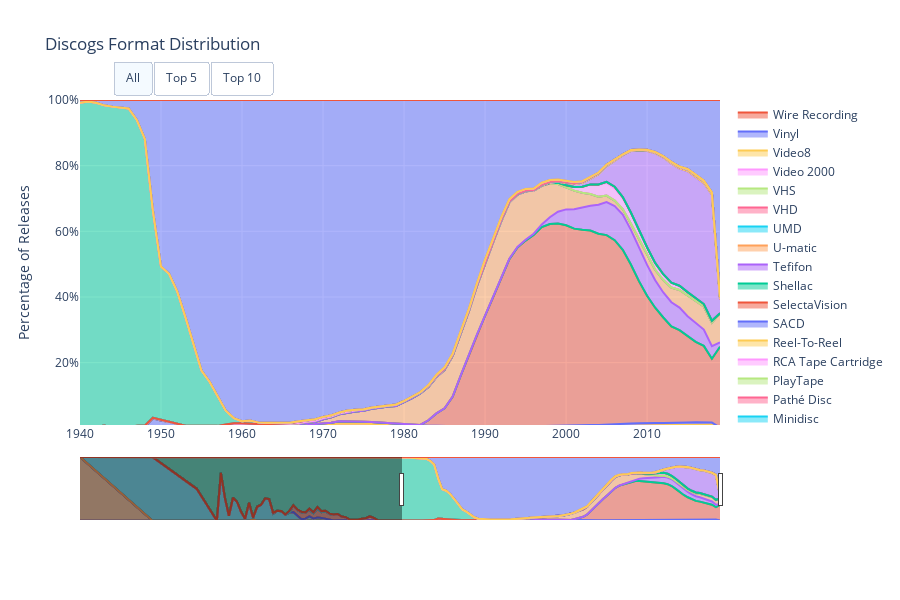

Notebook code for this chart:
### Code cell
import plotly.graph_objects as go

x = format_df_clean.year.sort_values().unique()
fig = go.Figure(layout_title_text='Discogs Format Distribution')

sorted_formats = format_df_clean.groupby('format').numb_rel.sum().sort_values(ascending = False)

all_shown, top10, top5 = [], [], []

for idx, f in enumerate(format_df_clean.format.unique()):
        
    all_shown.append(True)
    top10.append(f in sorted_formats[:10])
    top5.append(f in sorted_formats[:5])
            
    
    data = format_df_clean[format_df_clean.format == f].sort_values('year')
    
    fig.add_trace(go.Scatter(
        x = data.year,
        y = data.numb_rel,
        mode='lines',
        #line=dict(width=0.5, color=col),
        name=f,
        stackgroup='one',
        hovertemplate='Year: %{x}<br> Percentage: %{y:2.2f}%',
        groupnorm='percent' # sets the normalization for the sum of the stackgroup
    ))

fig.update_layout(
    height = 600,
    xaxis_title="Year",
    yaxis_title="Percentage of Releases",
    showlegend=True,
    xaxis=go.layout.XAxis(
        rangeslider=dict(
            visible=True
        ),
        type="linear",
        range=[1940, 2019]
    ),
    yaxis=dict(
        type='linear',
        range=[1, 100],
        ticksuffix='%'),
    updatemenus=[
        go.layout.Updatemenu(
            type="buttons",
            direction="right",
            active=0,
            x=0.3,
            y=1.12,
            buttons=list([
                dict(label="All",
                     method="update",
                     args=[{"visible": all_shown},
                           {"title": "Discogs Format Distribution",
                            "annotations": [],
                            "range":"auto"}]),
                dict(label="Top 5",
                     method="update",
                     args=[{"visible": top5},
                           {"title": "Discogs Format Distribution (Top 5)",
                            "annotations": []}]),
                dict(label="Top 10",
                     method="update",
                     args=[{"visible": top10},
                           {"title": "Discogs Format Distribution (Top 10)",
                            "annotations": []}]),
            ]),
        )
    ])


plot(fig, filename='Support_perYears.html')

fig.show()

### Figure 1 — Plotly figure (JSON) as saved in the notebook; plotly's stock layout.template omitted (floating-point values rounded to 4 significant figures)
{"data": [{"groupnorm": "percent", "hovertemplate": "Year: %{x}<br> Percentage: %{y:2.2f}%", "mode": "lines", "name": "12", "stackgroup": "one", "type": "scatter", "x": [2005], "y": [1]}, {"groupnorm": "percent", "hovertemplate": "Year: %{x}<br> Percentage: %{y:2.2f}%", "mode": "lines", "name": "4-Track Cartridge", "stackgroup": "one", "type": "scatter", "x": [1959, 1962, 1963, 1964, 1965, 1966, 1967, 1968, 1969, 1970, 1976, 1978, 1979, 1982, 1984, 1985, 1988, 1989, 1991, 1993, 1994, 1995, 2013, 2017, 2018], "y": [1, 6, 4, 9, 46, 76, 106, 122, 58, 14, 1, 1, 1, 1, 1, 1, 1, 1, 1, 1, 2, 1, 1, 2, 2]}, {"groupnorm": "percent", "hovertemplate": "Year: %{x}<br> Percentage: %{y:2.2f}%", "mode": "lines", "name": "8-Track Cartridge", "stackgroup": "one", "type": "scatter", "x": [1961, 1962, 1963, 1964, 1965, 1966, 1967, 1968, 1969, 1970, 1971, 1972, 1973, 1974, 1975, 1976, 1977, 1978, 1979, 1980, 1981, 1982, 1983, 1984, 1985, 1986, 1987, 1988, 1989, 1990, 1991, 1992, 1993, 1994, 1995, 1996, 1997, 1998, 1999, 2000, 2002, 2004, 2005, 2006, 2007, 2008, 2009, 2010, 2011, 2012, 2013, 2014, 2015, 2016, 2017, 2018], "y": [1, 10, 21, 15, 32, 78, 159, 283, 494, 638, 793, 1282, 1373, 1346, 1237, 1239, 1058, 963, 726, 469, 307, 197, 122, 104, 71, 46, 40, 11, 3, 4, 1, 2, 4, 7, 6, 5, 1, 3, 1, 2, 1, 2, 1, 3, 3, 3, 4, 7, 4, 3, 24, 29, 27, 26, 38, 28]}, {"groupnorm": "percent", "hovertemplate": "Year: %{x}<br> Percentage: %{y:2.2f}%", "mode": "lines", "name": "Acetate", "stackgroup": "one", "type": "scatter", "x": [1903, 1931, 1933, 1934, 1935, 1937, 1938, 1939, 1940, 1941, 1942, 1943, 1944, 1945, 1946, 1947, 1948, 1949, 1950, 1951, 1952, 1953, 1954, 1955, 1956, 1957, 1958, 1959, 1960, 1961, 1962, 1963, 1964, 1965, 1966, 1967, 1968, 1969, 1970, 1971, 1972, 1973, 1974, 1975, 1976, 1977, 1978, 1979, 1980, 1981, 1982, 1983, 1984, 1985, 1986, 1987, 1988, 1989, 1990, 1991, 1992, 1993, 1994, 1995, 1996, 1997, 1998, 1999, 2000, 2001, 2002, 2003, 2004, 2005, 2006, 2007, 2008, 2009, 2010, 2011, 2012, 2013, 2014, 2015, 2016, 2017, 2018], "y": [1, 1, 1, 2, 1, 4, 5, 3, 7, 4, 6, 2, 1, 3, 8, 18, 11, 24, 9, 10, 15, 11, 12, 12, 17, 15, 14, 15, 18, 20, 52, 43, 42, 65, 72, 61, 89, 63, 71, 59, 66, 64, 59, 121, 98, 144, 153, 176, 133, 118, 145, 141, 164, 159, 180, 218, 162, 121, 129, 113, 139, 204, 304, 393, 327, 313, 230, 286, 278, 249, 210, 138, 93, 44, 38, 46, 39, 48, 39, 77, 38, 40, 49, 25, 44, 30, 27]}, {"groupnorm": "percent", "hovertemplate": "Year: %{x}<br> Percentage: %{y:2.2f}%", "mode": "lines", "name": "All Media", "stackgroup": "one", "type": "scatter", "x": [1860, 1934, 1936, 1938, 1939, 1940, 1942, 1947, 1950, 1953, 1954, 1956, 1958, 1959, 1960, 1961, 1962, 1963, 1964, 1966, 1967, 1968, 1969, 1970, 1971, 1972, 1973, 1974, 1975, 1976, 1977, 1978, 1979, 1980, 1981, 1982, 1983, 1984, 1985, 1986, 1987, 1988, 1989, 1990, 1991, 1992, 1993, 1994, 1995, 1996, 1997, 1998, 1999, 2000, 2001, 2002, 2003, 2004, 2005, 2006, 2007, 2008, 2009, 2010, 2011, 2012, 2013, 2014, 2015, 2016, 2017, 2018, 2019], "y": [1, 1, 1, 2, 1, 2, 2, 1, 1, 2, 1, 2, 2, 1, 1, 1, 2, 1, 2, 3, 2, 2, 4, 2, 8, 12, 12, 12, 23, 55, 17, 24, 25, 31, 22, 31, 35, 28, 31, 49, 52, 48, 47, 55, 69, 85, 93, 131, 146, 179, 177, 222, 253, 252, 357, 495, 653, 713, 1006, 1082, 1237, 1557, 1585, 1704, 1776, 1910, 1938, 2183, 2320, 2680, 2525, 2038, 1]}, {"groupnorm": "percent", "hovertemplate": "Year: %{x}<br> Percentage: %{y:2.2f}%", "mode": "lines", "name": "Betacam", "stackgroup": "one", "type": "scatter", "x": [1968, 1979, 1983, 1998], "y": [1, 1, 1, 1]}, {"groupnorm": "percent", "hovertemplate": "Year: %{x}<br> Percentage: %{y:2.2f}%", "mode": "lines", "name": "Betacam SP", "stackgroup": "one", "type": "scatter", "x": [1988, 1992, 1993, 1994, 1995, 1996, 1997, 1998, 1999, 2000, 2001, 2002, 2003, 2004, 2005, 2006, 2007, 2008, 2009, 2010, 2012], "y": [1, 3, 1, 4, 21, 13, 22, 62, 99, 91, 112, 112, 163, 125, 172, 112, 44, 21, 2, 5, 1]}, {"groupnorm": "percent", "hovertemplate": "Year: %{x}<br> Percentage: %{y:2.2f}%", "mode": "lines", "name": "Betamax", "stackgroup": "one", "type": "scatter", "x": [1978, 1979, 1980, 1981, 1982, 1983, 1984, 1985, 1986, 1987, 1988, 1989, 2000, 2004, 2007, 2015, 2017], "y": [2, 2, 4, 9, 19, 43, 64, 59, 26, 17, 5, 1, 1, 1, 1, 1, 1]}, {"groupnorm": "percent", "hovertemplate": "Year: %{x}<br> Percentage: %{y:2.2f}%", "mode": "lines", "name": "Blu-ray", "stackgroup": "one", "type": "scatter", "x": [1996, 2003, 2004, 2005, 2006, 2007, 2008, 2009, 2010, 2011, 2012, 2013, 2014, 2015, 2016, 2017, 2018], "y": [1, 4, 5, 7, 29, 67, 162, 201, 258, 352, 401, 474, 487, 472, 400, 386, 322]}, {"groupnorm": "percent", "hovertemplate": "Year: %{x}<br> Percentage: %{y:2.2f}%", "mode": "lines", "name": "Blu-ray-R", "stackgroup": "one", "type": "scatter", "x": [2004, 2005, 2006, 2007, 2008, 2009, 2010, 2011, 2012, 2013, 2014, 2015, 2016, 2017, 2018], "y": [2, 2, 6, 15, 26, 29, 28, 58, 52, 77, 81, 104, 92, 70, 9]}, {"groupnorm": "percent", "hovertemplate": "Year: %{x}<br> Percentage: %{y:2.2f}%", "mode": "lines", "name": "Box Set", "stackgroup": "one", "type": "scatter", "x": [1919, 1923, 1926, 1927, 1928, 1929, 1930, 1931, 1932, 1933, 1936, 1937, 1938, 1940, 1941, 1943, 1945, 1946, 1947, 1948, 1949, 1950, 1951, 1952, 1953, 1954, 1955, 1956, 1957, 1958, 1959, 1960, 1961, 1962, 1963, 1964, 1965, 1966, 1967, 1968, 1969, 1970, 1971, 1972, 1973, 1974, 1975, 1976, 1977, 1978, 1979, 1980, 1981, 1982, 1983, 1984, 1985, 1986, 1987, 1988, 1989, 1990, 1991, 1992, 1993, 1994, 1995, 1996, 1997, 1998, 1999, 2000, 2001, 2002, 2003, 2004, 2005, 2006, 2007, 2008, 2009, 2010, 2011, 2012, 2013, 2014, 2015, 2016, 2017, 2018], "y": [1, 1, 1, 2, 1, 6, 1, 1, 1, 1, 1, 1, 1, 1, 2, 1, 3, 2, 4, 3, 126, 164, 126, 94, 60, 74, 89, 101, 84, 164, 190, 156, 216, 210, 211, 229, 213, 272, 307, 343, 288, 486, 445, 626, 618, 565, 582, 610, 676, 606, 595, 660, 649, 688, 565, 565, 516, 490, 463, 474, 509, 590, 687, 566, 559, 610, 585, 621, 770, 664, 768, 827, 814, 908, 1024, 1012, 1112, 1158, 1353, 1509, 1666, 1780, 1655, 1675, 1656, 1695, 1686, 1656, 1633, 1278]}, {"groupnorm": "percent", "hovertemplate": "Year: %{x}<br> Percentage: %{y:2.2f}%", "mode": "lines", "name": "CD", "stackgroup": "one", "type": "scatter", "x": [1973, 1982, 1983, 1984, 1985, 1986, 1987, 1988, 1989, 1990, 1991, 1992, 1993, 1994, 1995, 1996, 1997, 1998, 1999, 2000, 2001, 2002, 2003, 2004, 2005, 2006, 2007, 2008, 2009, 2010, 2011, 2012, 2013, 2014, 2015, 2016, 2017, 2018, 2019], "y": [1, 80, 1933, 4492, 6538, 11280, 21158, 31692, 41604, 52157, 59968, 68323, 79717, 92225, 102505, 107937, 111108, 111801, 114036, 115488, 116249, 116611, 117580, 116147, 117546, 118082, 114583, 108637, 98285, 90262, 86497, 83544, 79097, 76384, 70761, 66610, 61268, 41639, 111]}, {"groupnorm": "percent", "hovertemplate": "Year: %{x}<br> Percentage: %{y:2.2f}%", "mode": "lines", "name": "CDV", "stackgroup": "one", "type": "scatter", "x": [1984, 1986, 1987, 1988, 1989, 1990, 1991, 1992, 1993, 1995, 1996, 1997, 1998, 1999, 2000, 2001, 2002, 2003, 2004, 2005, 2006, 2007, 2008, 2009], "y": [1, 27, 94, 245, 67, 14, 5, 1, 2, 1, 4, 3, 3, 5, 9, 5, 6, 8, 7, 4, 3, 5, 4, 2]}, {"groupnorm": "percent", "hovertemplate": "Year: %{x}<br> Percentage: %{y:2.2f}%", "mode": "lines", "name": "CDr", "stackgroup": "one", "type": "scatter", "x": [1979, 1983, 1984, 1985, 1986, 1988, 1989, 1990, 1991, 1992, 1993, 1994, 1995, 1996, 1997, 1998, 1999, 2000, 2001, 2002, 2003, 2004, 2005, 2006, 2007, 2008, 2009, 2010, 2011, 2012, 2013, 2014, 2015, 2016, 2017, 2018, 2019], "y": [2, 1, 2, 1, 1, 2, 27, 72, 94, 90, 168, 274, 438, 705, 1452, 3706, 6713, 9120, 11393, 13261, 15040, 17584, 20485, 21873, 23187, 23699, 23348, 21881, 20639, 19801, 19681, 18605, 16367, 15559, 13065, 8143, 6]}, {"groupnorm": "percent", "hovertemplate": "Year: %{x}<br> Percentage: %{y:2.2f}%", "mode": "lines", "name": "Cassette", "stackgroup": "one", "type": "scatter", "x": [1962, 1964, 1965, 1966, 1967, 1968, 1969, 1970, 1971, 1972, 1973, 1974, 1975, 1976, 1977, 1978, 1979, 1980, 1981, 1982, 1983, 1984, 1985, 1986, 1987, 1988, 1989, 1990, 1991, 1992, 1993, 1994, 1995, 1996, 1997, 1998, 1999, 2000, 2001, 2002, 2003, 2004, 2005, 2006, 2007, 2008, 2009, 2010, 2011, 2012, 2013, 2014, 2015, 2016, 2017, 2018, 2019], "y": [1, 9, 42, 118, 229, 329, 546, 949, 1296, 1947, 2447, 2696, 3338, 4283, 4907, 5796, 6270, 7877, 9147, 11019, 11791, 13195, 14246, 15527, 17538, 19182, 21996, 24541, 25501, 26617, 26783, 26949, 26765, 24187, 21520, 18615, 15647, 12772, 11029, 8835, 7014, 4944, 4008, 3476, 3594, 4384, 5587, 6916, 7814, 9784, 11961, 14564, 16715, 18444, 18436, 15367, 40]}, {"groupnorm": "percent", "hovertemplate": "Year: %{x}<br> Percentage: %{y:2.2f}%", "mode": "lines", "name": "Cylinder", "stackgroup": "one", "type": "scatter", "x": [1878, 1889, 1895, 1896, 1897, 1898, 1899, 1900, 1901, 1902, 1903, 1904, 1905, 1906, 1907, 1908, 1909, 1910, 1911, 1912, 1913, 1914, 1915, 1916, 1917, 1918, 1919, 1920, 1921, 1922, 1923, 1924, 1925, 1926, 1927, 1992, 2007, 2010, 2011, 2012, 2013, 2014, 2015, 2016, 2017, 2018], "y": [2, 1, 6, 5, 2, 19, 11, 2, 1, 30, 2, 32, 38, 80, 71, 39, 37, 48, 22, 56, 73, 39, 11, 19, 39, 17, 35, 37, 19, 8, 1, 5, 5, 1, 3, 1, 1, 5, 4, 1, 2, 1, 3, 1, 3, 1]}, {"groupnorm": "percent", "hovertemplate": "Year: %{x}<br> Percentage: %{y:2.2f}%", "mode": "lines", "name": "DAT", "stackgroup": "one", "type": "scatter", "x": [1986, 1987, 1988, 1989, 1990, 1991, 1992, 1993, 1994, 1995, 1996, 1997, 1998, 1999, 2000, 2001, 2002, 2003, 2004, 2005, 2006, 2007, 2008, 2009, 2010, 2013, 2014, 2015, 2016, 2017, 2018], "y": [1, 12, 10, 8, 15, 8, 1, 6, 20, 21, 27, 18, 14, 9, 5, 4, 3, 2, 2, 2, 1, 1, 2, 1, 3, 4, 2, 1, 3, 2, 3]}, {"groupnorm": "percent", "hovertemplate": "Year: %{x}<br> Percentage: %{y:2.2f}%", "mode": "lines", "name": "DCC", "stackgroup": "one", "type": "scatter", "x": [1987, 1988, 1989, 1990, 1991, 1992, 1993, 1994, 1995, 1996, 2017, 2018], "y": [1, 1, 1, 2, 5, 152, 95, 19, 15, 3, 1, 3]}, {"groupnorm": "percent", "hovertemplate": "Year: %{x}<br> Percentage: %{y:2.2f}%", "mode": "lines", "name": "DVD", "stackgroup": "one", "type": "scatter", "x": [1990, 1995, 1996, 1997, 1998, 1999, 2000, 2001, 2002, 2003, 2004, 2005, 2006, 2007, 2008, 2009, 2010, 2011, 2012, 2013, 2014, 2015, 2016, 2017, 2018], "y": [1, 2, 93, 159, 328, 618, 1160, 2114, 3432, 5709, 7144, 7926, 7820, 7154, 6815, 5916, 5051, 4780, 4228, 3633, 3179, 2748, 2295, 1832, 1110]}, {"groupnorm": "percent", "hovertemplate": "Year: %{x}<br> Percentage: %{y:2.2f}%", "mode": "lines", "name": "DVDr", "stackgroup": "one", "type": "scatter", "x": [1988, 1989, 1990, 1991, 1992, 1993, 1994, 1995, 1996, 1997, 1998, 1999, 2000, 2001, 2002, 2003, 2004, 2005, 2006, 2007, 2008, 2009, 2010, 2011, 2012, 2013, 2014, 2015, 2016, 2017, 2018], "y": [1, 1, 8, 2, 3, 7, 5, 2, 8, 7, 14, 13, 32, 36, 80, 168, 298, 665, 1037, 709, 660, 617, 545, 405, 392, 316, 316, 281, 174, 147, 122]}, {"groupnorm": "percent", "hovertemplate": "Year: %{x}<br> Percentage: %{y:2.2f}%", "mode": "lines", "name": "DualDisc", "stackgroup": "one", "type": "scatter", "x": [2007], "y": [1]}, {"groupnorm": "percent", "hovertemplate": "Year: %{x}<br> Percentage: %{y:2.2f}%", "mode": "lines", "name": "Edison Disc", "stackgroup": "one", "type": "scatter", "x": [1913, 1914, 1915, 1916, 1917, 1918, 1919, 1920, 1921, 1922, 1923, 1924, 1925, 1926, 1927, 1928, 1929, 2017, 2018], "y": [58, 53, 54, 58, 63, 45, 101, 76, 90, 82, 106, 114, 72, 90, 34, 41, 12, 1, 1]}, {"groupnorm": "percent", "hovertemplate": "Year: %{x}<br> Percentage: %{y:2.2f}%", "mode": "lines", "name": "Elcaset", "stackgroup": "one", "type": "scatter", "x": [1981, 2014, 2017], "y": [1, 1, 1]}, {"groupnorm": "percent", "hovertemplate": "Year: %{x}<br> Percentage: %{y:2.2f}%", "mode": "lines", "name": "File", "stackgroup": "one", "type": "scatter", "x": [1990, 1991, 1992, 1993, 1994, 1995, 1996, 1997, 1998, 1999, 2000, 2001, 2002, 2003, 2004, 2005, 2006, 2007, 2008, 2009, 2010, 2011, 2012, 2013, 2014, 2015, 2016, 2017, 2018, 2019], "y": [2, 1, 1, 4, 10, 27, 58, 158, 298, 633, 1352, 1831, 2338, 3352, 6220, 9702, 16957, 27520, 42113, 55068, 68404, 82198, 92232, 97313, 96689, 98987, 99998, 96780, 82182, 19]}, {"groupnorm": "percent", "hovertemplate": "Year: %{x}<br> Percentage: %{y:2.2f}%", "mode": "lines", "name": "Flexi-disc", "stackgroup": "one", "type": "scatter", "x": [1928, 1929, 1930, 1931, 1932, 1933, 1934, 1935, 1936, 1937, 1939, 1941, 1943, 1944, 1945, 1946, 1947, 1948, 1949, 1950, 1952, 1953, 1955, 1956, 1957, 1958, 1959, 1960, 1961, 1962, 1963, 1964, 1965, 1966, 1967, 1968, 1969, 1970, 1971, 1972, 1973, 1974, 1975, 1976, 1977, 1978, 1979, 1980, 1981, 1982, 1983, 1984, 1985, 1986, 1987, 1988, 1989, 1990, 1991, 1992, 1993, 1994, 1995, 1996, 1997, 1998, 1999, 2000, 2001, 2002, 2003, 2004, 2005, 2006, 2007, 2008, 2009, 2010, 2011, 2012, 2013, 2014, 2015, 2016, 2017, 2018], "y": [3, 27, 66, 61, 79, 45, 3, 3, 2, 1, 1, 3, 4, 1, 1, 2, 5, 13, 5, 11, 1, 4, 6, 11, 17, 81, 216, 227, 121, 150, 138, 241, 226, 185, 260, 343, 314, 307, 232, 301, 422, 392, 407, 353, 369, 403, 454, 379, 406, 281, 258, 204, 265, 271, 289, 259, 195, 238, 140, 91, 70, 93, 66, 31, 29, 23, 9, 37, 29, 16, 3, 4, 4, 3, 45, 10, 9, 19, 139, 220, 223, 170, 258, 251, 265, 251]}, {"groupnorm": "percent", "hovertemplate": "Year: %{x}<br> Percentage: %{y:2.2f}%", "mode": "lines", "name": "Floppy Disk", "stackgroup": "one", "type": "scatter", "x": [1986, 1988, 1990, 1992, 1993, 1994, 1995, 1996, 1997, 1998, 1999, 2000, 2001, 2002, 2003, 2004, 2005, 2006, 2007, 2008, 2009, 2010, 2011, 2012, 2013, 2014, 2015, 2016, 2017, 2018, 2019], "y": [2, 1, 2, 3, 3, 6, 15, 10, 4, 5, 6, 2, 5, 19, 9, 16, 13, 21, 28, 23, 21, 38, 77, 112, 84, 130, 91, 90, 88, 138, 1]}, {"groupnorm": "percent", "hovertemplate": "Year: %{x}<br> Percentage: %{y:2.2f}%", "mode": "lines", "name": "HD DVD", "stackgroup": "one", "type": "scatter", "x": [1978, 1987, 1999, 2001, 2003, 2005, 2006, 2007, 2008, 2009, 2010, 2011, 2012, 2013, 2015, 2016, 2017, 2018], "y": [1, 2, 1, 1, 1, 4, 5, 20, 5, 2, 1, 2, 2, 2, 7, 1, 2, 1]}, {"groupnorm": "percent", "hovertemplate": "Year: %{x}<br> Percentage: %{y:2.2f}%", "mode": "lines", "name": "HD DVD-R", "stackgroup": "one", "type": "scatter", "x": [2009, 2015], "y": [1, 1]}, {"groupnorm": "percent", "hovertemplate": "Year: %{x}<br> Percentage: %{y:2.2f}%", "mode": "lines", "name": "Hybrid", "stackgroup": "one", "type": "scatter", "x": [1985, 1986, 1987, 1989, 1994, 1996, 1998, 2000, 2001, 2002, 2003, 2004, 2005, 2006, 2007, 2008, 2009, 2010, 2011, 2012, 2013, 2014, 2015, 2016, 2017, 2018], "y": [1, 3, 2, 1, 1, 2, 2, 8, 25, 29, 21, 90, 301, 223, 43, 35, 33, 17, 21, 14, 15, 38, 23, 16, 16, 11]}, {"groupnorm": "percent", "hovertemplate": "Year: %{x}<br> Percentage: %{y:2.2f}%", "mode": "lines", "name": "Laserdisc", "stackgroup": "one", "type": "scatter", "x": [1965, 1978, 1980, 1981, 1982, 1983, 1984, 1985, 1986, 1987, 1988, 1989, 1990, 1991, 1992, 1993, 1994, 1995, 1996, 1997, 1998, 1999, 2000, 2001, 2003, 2005, 2006, 2013, 2015, 2016], "y": [1, 2, 24, 33, 60, 124, 197, 184, 140, 150, 190, 220, 350, 325, 325, 234, 168, 139, 107, 81, 33, 17, 6, 2, 1, 3, 1, 1, 1, 1]}, {"groupnorm": "percent", "hovertemplate": "Year: %{x}<br> Percentage: %{y:2.2f}%", "mode": "lines", "name": "Lathe Cut", "stackgroup": "one", "type": "scatter", "x": [1931, 1933, 1937, 1939, 1957, 1960, 1961, 1967, 1974, 1977, 1980, 1982, 1985, 1986, 1989, 1990, 1991, 1992, 1993, 1994, 1995, 1996, 1997, 1998, 1999, 2000, 2001, 2002, 2003, 2004, 2005, 2006, 2007, 2008, 2009, 2010, 2011, 2012, 2013, 2014, 2015, 2016, 2017, 2018, 2019], "y": [1, 1, 1, 2, 1, 1, 1, 1, 1, 1, 1, 1, 1, 1, 3, 2, 4, 8, 12, 37, 66, 75, 81, 132, 64, 45, 29, 43, 41, 72, 82, 66, 107, 95, 143, 248, 309, 410, 628, 606, 818, 1023, 983, 735, 2]}, {"groupnorm": "percent", "hovertemplate": "Year: %{x}<br> Percentage: %{y:2.2f}%", "mode": "lines", "name": "MVD", "stackgroup": "one", "type": "scatter", "x": [2002, 2015], "y": [1, 1]}, {"groupnorm": "percent", "hovertemplate": "Year: %{x}<br> Percentage: %{y:2.2f}%", "mode": "lines", "name": "Memory Stick", "stackgroup": "one", "type": "scatter", "x": [2000, 2001, 2002, 2004, 2005, 2006, 2007, 2008, 2009, 2010, 2011, 2012, 2013, 2014, 2015, 2016, 2017, 2018], "y": [1, 2, 5, 2, 10, 13, 34, 72, 114, 124, 104, 138, 136, 159, 247, 205, 192, 155]}, {"groupnorm": "percent", "hovertemplate": "Year: %{x}<br> Percentage: %{y:2.2f}%", "mode": "lines", "name": "Microcassette", "stackgroup": "one", "type": "scatter", "x": [1984, 1988, 1990, 1991, 1995, 1996, 1998, 1999, 2001, 2002, 2003, 2005, 2006, 2007, 2008, 2009, 2010, 2011, 2012, 2013, 2014, 2015, 2016, 2017, 2018], "y": [1, 1, 2, 2, 1, 1, 2, 2, 6, 1, 1, 1, 2, 2, 3, 12, 12, 17, 4, 2, 6, 8, 5, 11, 10]}, {"groupnorm": "percent", "hovertemplate": "Year: %{x}<br> Percentage: %{y:2.2f}%", "mode": "lines", "name": "MiniDV", "stackgroup": "one", "type": "scatter", "x": [1997, 2001, 2002, 2003, 2004, 2005, 2006, 2007, 2013, 2017], "y": [1, 4, 1, 9, 10, 7, 1, 5, 1, 1]}, {"groupnorm": "percent", "hovertemplate": "Year: %{x}<br> Percentage: %{y:2.2f}%", "mode": "lines", "name": "Minidisc", "stackgroup": "one", "type": "scatter", "x": [1988, 1991, 1992, 1993, 1994, 1995, 1996, 1997, 1998, 1999, 2000, 2001, 2002, 2003, 2004, 2005, 2006, 2007, 2008, 2009, 2010, 2011, 2012, 2013, 2014, 2015, 2016, 2017, 2018], "y": [1, 2, 151, 148, 112, 80, 68, 157, 186, 223, 121, 32, 13, 5, 3, 4, 1, 2, 3, 4, 6, 1, 1, 4, 11, 14, 12, 4, 20]}, {"groupnorm": "percent", "hovertemplate": "Year: %{x}<br> Percentage: %{y:2.2f}%", "mode": "lines", "name": "Pathé Disc", "stackgroup": "one", "type": "scatter", "x": [1908, 1910, 1911, 1912, 1913, 1914, 1915, 1916, 1917, 1918, 1919, 1920, 1921, 1922, 1923, 1924, 1926, 1927, 1928, 1937], "y": [5, 2, 1, 13, 1, 4, 4, 4, 10, 10, 16, 16, 7, 6, 4, 1, 2, 2, 2, 1]}, {"groupnorm": "percent", "hovertemplate": "Year: %{x}<br> Percentage: %{y:2.2f}%", "mode": "lines", "name": "PlayTape", "stackgroup": "one", "type": "scatter", "x": [1963, 1964, 1965, 1966, 1967, 1968, 1969, 1988, 1995, 2016, 2018], "y": [2, 2, 4, 24, 21, 12, 13, 1, 1, 1, 1]}, {"groupnorm": "percent", "hovertemplate": "Year: %{x}<br> Percentage: %{y:2.2f}%", "mode": "lines", "name": "RCA Tape Cartridge", "stackgroup": "one", "type": "scatter", "x": [1958, 1959, 1960], "y": [3, 5, 2]}, {"groupnorm": "percent", "hovertemplate": "Year: %{x}<br> Percentage: %{y:2.2f}%", "mode": "lines", "name": "Reel-To-Reel", "stackgroup": "one", "type": "scatter", "x": [1947, 1953, 1954, 1955, 1956, 1957, 1958, 1959, 1960, 1961, 1962, 1963, 1964, 1965, 1966, 1967, 1968, 1969, 1970, 1971, 1972, 1973, 1974, 1975, 1976, 1977, 1978, 1979, 1980, 1981, 1982, 1983, 1984, 1985, 1986, 1987, 1988, 1989, 1990, 1991, 1992, 1993, 1994, 1995, 1996, 1997, 1998, 2005, 2006, 2007, 2008, 2009, 2010, 2011, 2012, 2013, 2014, 2015, 2016, 2017, 2018], "y": [2, 3, 4, 16, 20, 61, 100, 104, 134, 132, 157, 158, 137, 178, 241, 292, 302, 298, 267, 204, 228, 224, 142, 85, 64, 50, 58, 50, 29, 22, 33, 31, 15, 14, 12, 20, 19, 23, 15, 14, 14, 15, 12, 3, 4, 1, 1, 1, 3, 7, 2, 6, 6, 5, 10, 8, 16, 10, 20, 45, 24]}, {"groupnorm": "percent", "hovertemplate": "Year: %{x}<br> Percentage: %{y:2.2f}%", "mode": "lines", "name": "SACD", "stackgroup": "one", "type": "scatter", "x": [1965, 1993, 1994, 1995, 1996, 1997, 1998, 1999, 2000, 2001, 2002, 2003, 2004, 2005, 2006, 2007, 2008, 2009, 2010, 2011, 2012, 2013, 2014, 2015, 2016, 2017, 2018], "y": [1, 1, 1, 3, 5, 13, 8, 118, 133, 206, 375, 659, 607, 503, 414, 361, 319, 263, 315, 353, 299, 257, 443, 308, 326, 371, 120]}, {"groupnorm": "percent", "hovertemplate": "Year: %{x}<br> Percentage: %{y:2.2f}%", "mode": "lines", "name": "SelectaVision", "stackgroup": "one", "type": "scatter", "x": [1979, 1981, 1982, 1983, 1984], "y": [1, 6, 10, 18, 4]}, {"groupnorm": "percent", "hovertemplate": "Year: %{x}<br> Percentage: %{y:2.2f}%", "mode": "lines", "name": "Shellac", "stackgroup": "one", "type": "scatter", "x": [1889, 1894, 1895, 1896, 1897, 1898, 1899, 1900, 1901, 1902, 1903, 1904, 1905, 1906, 1907, 1908, 1909, 1910, 1911, 1912, 1913, 1914, 1915, 1916, 1917, 1918, 1919, 1920, 1921, 1922, 1923, 1924, 1925, 1926, 1927, 1928, 1929, 1930, 1931, 1932, 1933, 1934, 1935, 1936, 1937, 1938, 1939, 1940, 1941, 1942, 1943, 1944, 1945, 1946, 1947, 1948, 1949, 1950, 1951, 1952, 1953, 1954, 1955, 1956, 1957, 1958, 1959, 1960, 1961, 1962, 1963, 1964, 1965, 1966, 1967, 1968, 1969, 1970, 1971, 1973, 1974, 1975, 1976, 1988, 1996, 2005, 2016, 2017, 2018], "y": [1, 1, 2, 9, 24, 34, 26, 12, 32, 77, 60, 115, 114, 148, 139, 310, 202, 278, 212, 382, 416, 454, 421, 544, 484, 472, 562, 731, 629, 773, 1033, 1030, 1109, 1613, 2266, 2714, 2878, 2209, 1653, 1130, 1059, 1362, 1509, 1948, 2242, 2318, 2517, 2748, 2755, 1988, 839, 1163, 1892, 2952, 3630, 2911, 3099, 3401, 3105, 3187, 3306, 3119, 2666, 2798, 2157, 1333, 566, 216, 367, 207, 194, 216, 167, 104, 81, 35, 39, 6, 2, 1, 1, 1, 1, 1, 1, 1, 1, 3, 2]}, {"groupnorm": "percent", "hovertemplate": "Year: %{x}<br> Percentage: %{y:2.2f}%", "mode": "lines", "name": "Tefifon", "stackgroup": "one", "type": "scatter", "x": [1953, 1955, 1956, 1957, 1958, 1959, 1960], "y": [1, 9, 3, 3, 3, 1, 2]}, {"groupnorm": "percent", "hovertemplate": "Year: %{x}<br> Percentage: %{y:2.2f}%", "mode": "lines", "name": "U-matic", "stackgroup": "one", "type": "scatter", "x": [1978, 1981, 1982, 1983, 1985, 1986, 1987, 1988, 1989, 1990, 1991, 1992, 1993, 1994, 1995, 1996, 1997, 1998, 1999, 2000, 2001, 2005, 2007], "y": [1, 1, 2, 6, 4, 2, 3, 6, 10, 13, 37, 51, 53, 42, 16, 33, 25, 14, 3, 1, 2, 1, 1]}, {"groupnorm": "percent", "hovertemplate": "Year: %{x}<br> Percentage: %{y:2.2f}%", "mode": "lines", "name": "UMD", "stackgroup": "one", "type": "scatter", "x": [2001, 2002, 2003, 2004, 2005, 2006, 2007, 2009, 2013], "y": [3, 1, 4, 8, 33, 4, 1, 3, 1]}, {"groupnorm": "percent", "hovertemplate": "Year: %{x}<br> Percentage: %{y:2.2f}%", "mode": "lines", "name": "VHD", "stackgroup": "one", "type": "scatter", "x": [1981, 1982, 1983, 1984, 1985, 1986, 1987, 2000, 2018], "y": [1, 1, 13, 8, 7, 5, 1, 1, 3]}, {"groupnorm": "percent", "hovertemplate": "Year: %{x}<br> Percentage: %{y:2.2f}%", "mode": "lines", "name": "VHS", "stackgroup": "one", "type": "scatter", "x": [1971, 1973, 1975, 1976, 1977, 1978, 1979, 1980, 1981, 1982, 1983, 1984, 1985, 1986, 1987, 1988, 1989, 1990, 1991, 1992, 1993, 1994, 1995, 1996, 1997, 1998, 1999, 2000, 2001, 2002, 2003, 2004, 2005, 2006, 2007, 2008, 2009, 2010, 2011, 2012, 2013, 2014, 2015, 2016, 2017, 2018], "y": [1, 1, 1, 1, 2, 7, 13, 21, 71, 117, 270, 411, 487, 504, 579, 692, 934, 1203, 1216, 1155, 918, 927, 902, 823, 1014, 958, 852, 771, 745, 478, 289, 170, 75, 14, 8, 7, 9, 11, 23, 18, 43, 46, 70, 84, 60, 38]}, {"groupnorm": "percent", "hovertemplate": "Year: %{x}<br> Percentage: %{y:2.2f}%", "mode": "lines", "name": "Video 2000", "stackgroup": "one", "type": "scatter", "x": [1982, 1983, 1986, 2010], "y": [2, 2, 1, 1]}, {"groupnorm": "percent", "hovertemplate": "Year: %{x}<br> Percentage: %{y:2.2f}%", "mode": "lines", "name": "Video8", "stackgroup": "one", "type": "scatter", "x": [1983, 1984, 1985, 1986, 1987, 1988, 1989, 1990, 1996, 2016, 2018], "y": [2, 2, 3, 3, 4, 5, 3, 3, 1, 1, 1]}, {"groupnorm": "percent", "hovertemplate": "Year: %{x}<br> Percentage: %{y:2.2f}%", "mode": "lines", "name": "Vinyl", "stackgroup": "one", "type": "scatter", "x": [1930, 1931, 1932, 1933, 1934, 1935, 1936, 1937, 1938, 1939, 1940, 1941, 1942, 1943, 1944, 1945, 1946, 1947, 1948, 1949, 1950, 1951, 1952, 1953, 1954, 1955, 1956, 1957, 1958, 1959, 1960, 1961, 1962, 1963, 1964, 1965, 1966, 1967, 1968, 1969, 1970, 1971, 1972, 1973, 1974, 1975, 1976, 1977, 1978, 1979, 1980, 1981, 1982, 1983, 1984, 1985, 1986, 1987, 1988, 1989, 1990, 1991, 1992, 1993, 1994, 1995, 1996, 1997, 1998, 1999, 2000, 2001, 2002, 2003, 2004, 2005, 2006, 2007, 2008, 2009, 2010, 2011, 2012, 2013, 2014, 2015, 2016, 2017, 2018, 2019], "y": [4, 3, 7, 4, 1, 4, 5, 6, 5, 8, 23, 12, 17, 14, 24, 46, 79, 234, 392, 1649, 3694, 3644, 4609, 6575, 9178, 13089, 17844, 21872, 30098, 34372, 34465, 35859, 43454, 45584, 50864, 56838, 65072, 70192, 72915, 74614, 76140, 73980, 87771, 90462, 86584, 94098, 99008, 101899, 105588, 106375, 106009, 100771, 102277, 101132, 99912, 98904, 96772, 96285, 92432, 82795, 74971, 64328, 54264, 47253, 47393, 49103, 49908, 46204, 44235, 44791, 46570, 48380, 48433, 46632, 44062, 40009, 37860, 35673, 34207, 34228, 35353, 38969, 44289, 50565, 54886, 56453, 61793, 64500, 60262, 271]}, {"groupnorm": "percent", "hovertemplate": "Year: %{x}<br> Percentage: %{y:2.2f}%", "mode": "lines", "name": "Wire Recording", "stackgroup": "one", "type": "scatter", "x": [2015, 2018], "y": [1, 1]}], "layout": {"height": 600, "showlegend": true, "title": {"text": "Discogs Format Distribution"}, "updatemenus": [{"active": 0, "buttons": [{"args": [{"visible": [true, true, true, true, true, true, true, true, true, true, true, true, true, true, true, true, true, true, true, true, true, true, true, true, true, true, true, true, true, true, true, true, true, true, true, true, true, true, true, true, true, true, true, true, true, true, true, true, true, true, true, true]}, {"annotations": [], "range": "auto", "title": "Discogs Format Distribution"}], "label": "All", "method": "update"}, {"args": [{"visible": [false, false, false, false, false, false, false, false, false, false, false, true, false, true, true, false, false, false, false, false, false, false, false, true, false, false, false, false, false, false, false, false, false, false, false, false, false, false, false, false, false, false, false, false, false, false, false, false, false, false, true, false]}, {"annotations": [], "title": "Discogs Format Distribution (Top 5)"}], "label": "Top 5", "method": "update"}, {"args": [{"visible": [false, false, false, false, true, false, false, false, false, false, true, true, false, true, true, false, false, false, true, false, false, false, false, true, false, false, false, false, false, false, false, false, false, false, false, false, false, false, false, false, false, false, true, false, false, false, false, true, false, false, true, false]}, {"annotations": [], "title": "Discogs Format Distribution (Top 10)"}], "label": "Top 10", "method": "update"}], "direction": "right", "type": "buttons", "x": 0.3, "y": 1.12}], "xaxis": {"range": [1940, 2019], "rangeslider": {"visible": true}, "type": "linear"}, "yaxis": {"range": [1, 100], "ticksuffix": "%", "title": {"text": "Percentage of Releases"}, "type": "linear"}}}
